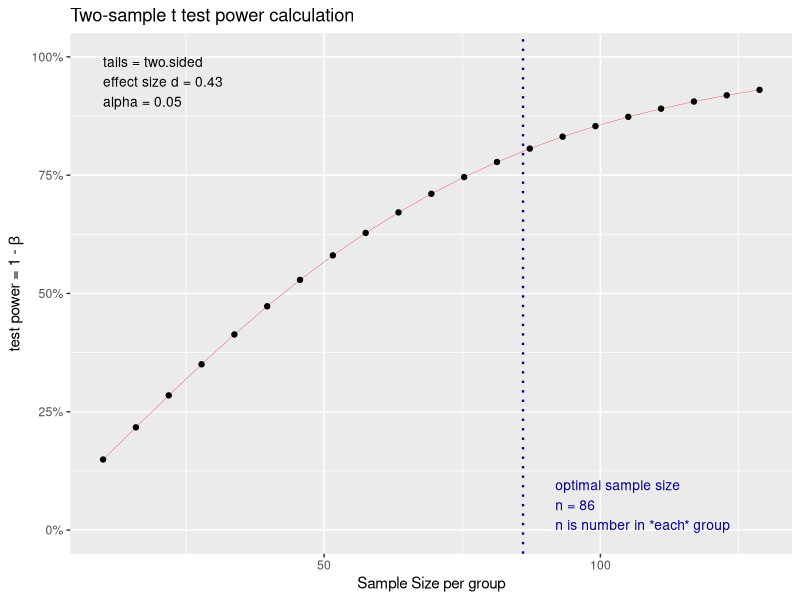
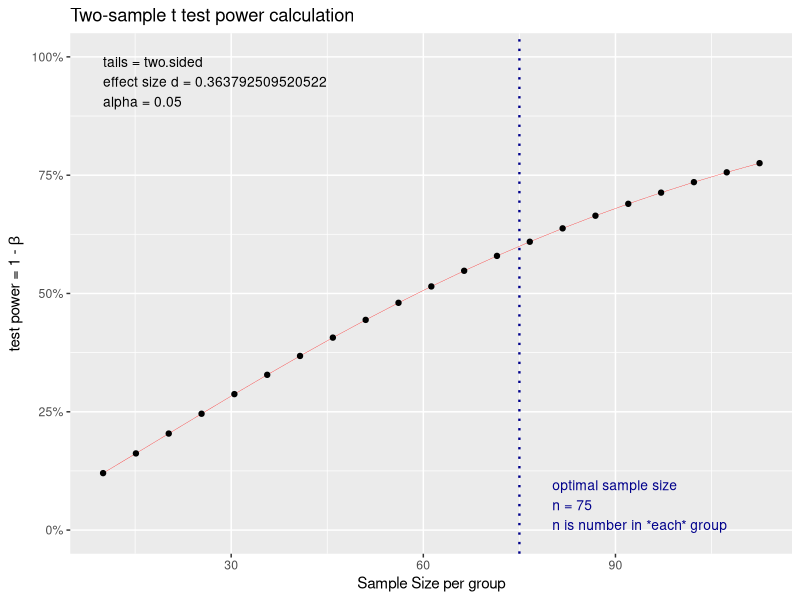
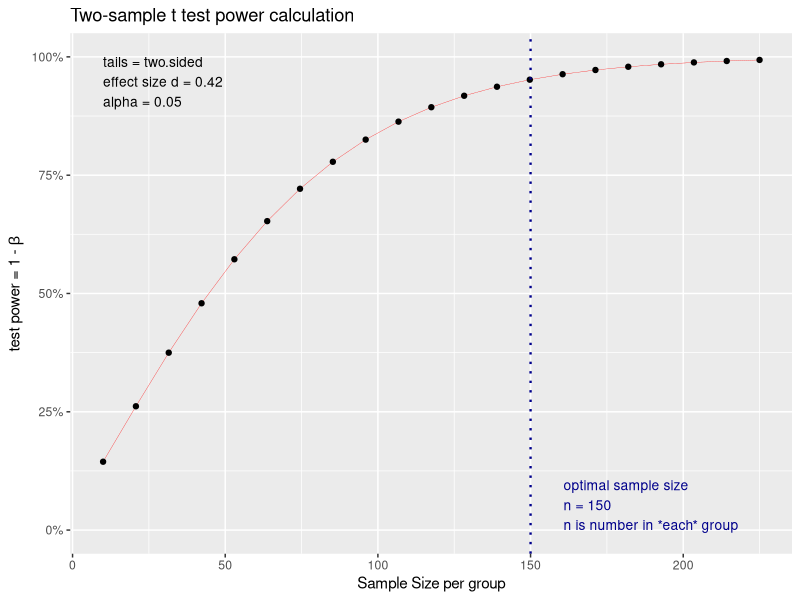
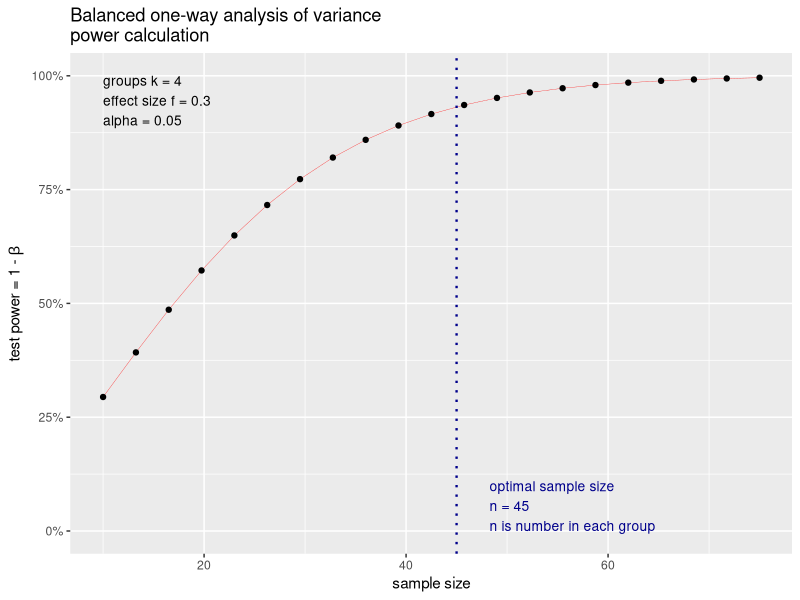
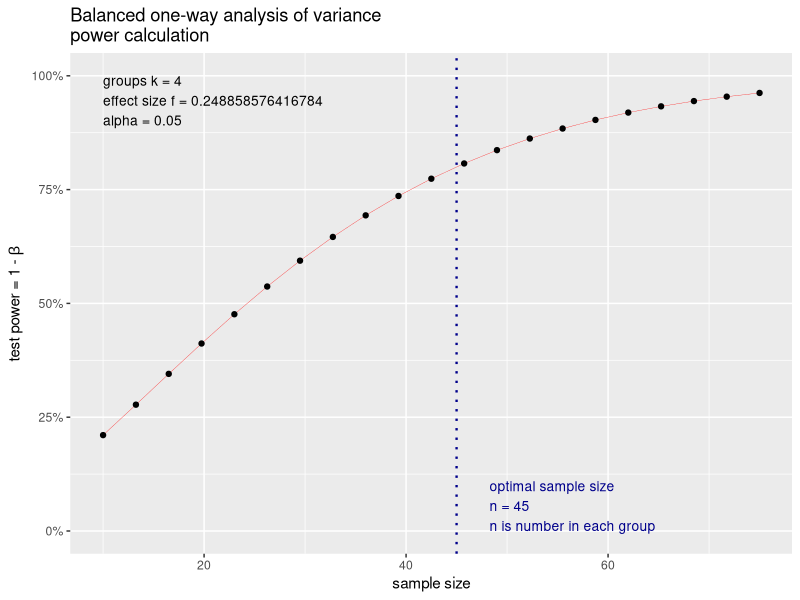

Reproduce these figures in R, in order.
## ---- chunk 1
knitr::opts_chunk$set(echo = TRUE)
## ---- chunk 2
# install.packages("pwr") # Uncomment to install the package if necessary
library(pwr)
## ---- chunk 3
pwr.t.test(d=0.56, power=0.80, type="two.sample", alternative="two.sided")
## ---- chunk 4
pow.1 <- pwr.t.test(d=0.43, power=0.80, type="two.sample", alternative="two.sided")
plot(pow.1, xlab="Sample Size per group")
## ---- chunk 5
pow.2 <- pwr.t.test(power=0.60, n=75, type="two.sample", alternative="two.sided")
plot(pow.2, xlab="Sample Size per group")
## ---- chunk 6
pow.3 <- pwr.t.test(d = .42, n=150, type="two.sample", alternative="two.sided")
plot(pow.3, xlab="Sample Size per group")
## ---- chunk 7
pwr.anova.test(f=0.28, k=4, power =0.80, sig.level=0.05)
## ---- chunk 8
pow.4 <- pwr.anova.test(f=0.30, k=4, n=45, sig.level=0.05)
plot(pow.4)
## ---- chunk 9
pow.5 <- pwr.anova.test(power=.80, k=4, n=45, sig.level=0.05)
plot(pow.5)
